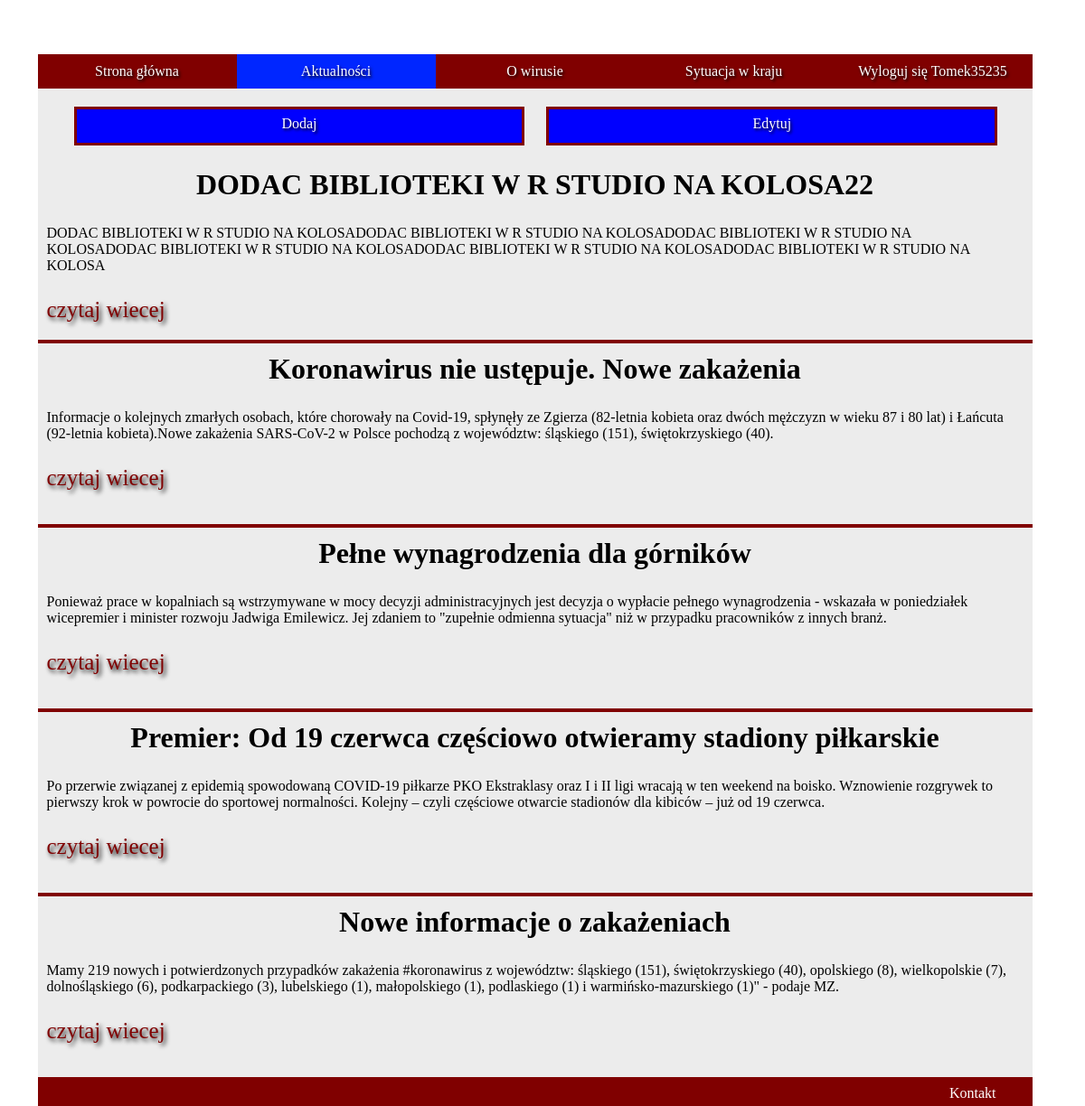
Page /aktualnoscizalogowanie.php (signed in) on the committed database.
### tables this page shows
CREATE TABLE `posty` (
  `post_id` int(11) NOT NULL,
  `tytul` varchar(100) NOT NULL,
  `tekst` varchar(10000) NOT NULL,
  `streszczenie` varchar(500) NOT NULL
);

### aktualnoscizalogowanie.php (the view, shortened to what this page needs)
<!DOCTYPE html>
<html lang="pl">
<head>
    <link rel="stylesheet" href="aktualnosczalogowanie.css">
</head>
<body>
    <nav>
    <ul>
        <li><a href="index.php">Strona główna</a></li>
        <li><a class="menu active" href="aktualnoscizalogowanie.php">Aktualności</a></li>
        <li><a href="Owirusie.php">O wirusie</a></li>
        <li><a href="Sytuacja.php">Sytuacja w kraju</a></li>
        <li> <?php
        if(!isset($_SESSION['zalogowany']))
        {
              echo '<a href="logowanie.html">Logowanie</a>';
        }
        else
        {
            echo '<a href="Wyloguj.php">Wyloguj się '.$_SESSION['login'].'</a>';
        }
        ?></li>
      </ul>
    </nav>
    <div class="lacznik">
        <ul>
            <a href="dodaj.php"><li>Dodaj</li></a>
            <a href="edytuj.php"><li>Edytuj</li></a>
          </ul>
    </div>
    <main>
<?php
        try
    {
        $connect = new PDO('mysql:host=localhost;dbname=projekt', 'root', '');
    }
    catch (PDOException $e)
    {
        echo $e -> getMessage() . "<br/>";
        echo "blad polaczenia bezy danych";
        die();
    }
    $sql = 'SELECT * FROM posty ORDER BY post_id DESC';
    foreach ($connect -> query($sql) as $rows) {
            echo '<div class="contener">';
                echo '<div class="artykul">';
                    echo '<div class="tresc">';
                       echo '<h1 class="trh1">'.$rows['tytul'].'</h1>';
                       echo '<p>'.$rows['streszczenie'].'</p>';
                       echo '<a class="czytaj" href="czytaj.php?id=' . $rows['post_id'] . '">'."czytaj wiecej".'</a><br>';
                    echo '</div>';
               echo '</div>';
        echo '</div>';
         }
         ?>
    </main>
    <footer>Kontakt</footer>
</body>
</html>

### aktualnosczalogowanie.css (style rules this page uses)
html { width: calc(100vw - 17px); }
body { width: 1100px; margin: 0 auto; padding-top: 60px; background-image: url(IMG/tlo.png); background-repeat: no-repeat; background-position: center top; }
main { background-color: rgb(236, 236, 236); }
nav ul { padding: 0; margin: 0; }
nav li { display: block; width: 20%; float: left; text-align: center; }
nav a { text-decoration: none; text-shadow: black 0.1em 0.1em 0.2em; color: white; width: 100%; display: inline-block; padding: 10px 0; background-color: #800000; }
.active { background-color: rgb(0, 38, 255); }
.contener { width: 100%; display: flex; }
.artykul { height: 200px; display: flex; border-bottom: solid #800000 4px; }
.tresc { width: 1100px; }
.lacznik { width: 100%; height: 100px; background-color: rgb(236, 236, 236); }
.lacznik li { margin-top: 20px; width: 46.5%; height: 30px; display: inline-block; border: #800000 solid 3px; text-align: center; background-color: blue; padding-top: 7px; margin-right: 20px; }
.lacznik a { color: white; text-shadow: black 0.1em 0.1em 0.2em; text-decoration: none; }
.trh1 { text-align: center; margin: 10px 100px; }
footer { background-color: #800000; color: white; text-align: right; padding: 5px 40px; }
.czytaj { text-decoration: none; color: black; font-size: 25px; padding: 10px; text-shadow: black 0.1em 0.1em 0.2em; color: #800000; }
p { padding: 10px; }

### rows in the picture
posty: tytul "DODAC BIBLIOTEKI W R STUDIO NA KOLOSA22", streszczenie "DODAC BIBLIOTEKI W R STUDIO NA KOLOSADODAC BIBLIOTEKI W R STUDIO NA KOLOSADODAC BIBLIOTEKI W R STUDIO NA KOLOSADODAC BIBLIOTEKI W R STUDIO NA KOLOSADODAC BIBLIOTEKI W R STUDIO NA KOLOSADODAC BIBLIOTEKI W R STUDIO NA KOLOSA"
posty: tytul "Koronawirus nie ustępuje. Nowe zakażenia", streszczenie "Informacje o kolejnych zmarłych osobach, które chorowały na Covid-19, spłynęły ze Zgierza (82-letnia kobieta oraz dwóch mężczyzn w wieku 87 i 80 lat) i Łańcuta (92-letnia kobieta).Nowe zakażenia SARS-CoV-2 w Polsce pochodzą z województw: śląskiego (151), świętokrzyskiego (40)."
posty: tytul "Pełne wynagrodzenia dla górników", streszczenie "Ponieważ prace w kopalniach są wstrzymywane w mocy decyzji administracyjnych jest decyzja o wypłacie pełnego wynagrodzenia - wskazała w poniedziałek wicepremier i minister rozwoju Jadwiga Emilewicz. Jej zdaniem to \"zupełnie odmienna sytuacja\" niż w przypadku pracowników z innych branż."
posty: tytul "Premier: Od 19 czerwca częściowo otwieramy stadiony piłkarskie", streszczenie "Po przerwie związanej z epidemią spowodowaną COVID-19 piłkarze PKO Ekstraklasy oraz I i II ligi wracają w ten weekend na boisko. Wznowienie rozgrywek to pierwszy krok w powrocie do sportowej normalności. Kolejny – czyli częściowe otwarcie stadionów dla kibiców – już od 19 czerwca."
posty: tytul "Nowe informacje o zakażeniach", streszczenie "Mamy 219 nowych i potwierdzonych przypadków zakażenia #koronawirus z województw: śląskiego (151), świętokrzyskiego (40), opolskiego (8), wielkopolskie (7), dolnośląskiego (6), podkarpackiego (3), lubelskiego (1), małopolskiego (1), podlaskiego (1) i warmińsko-mazurskiego (1)\" - podaje MZ."

### other values in the picture
$_SESSION['login'] "Tomek35235"
